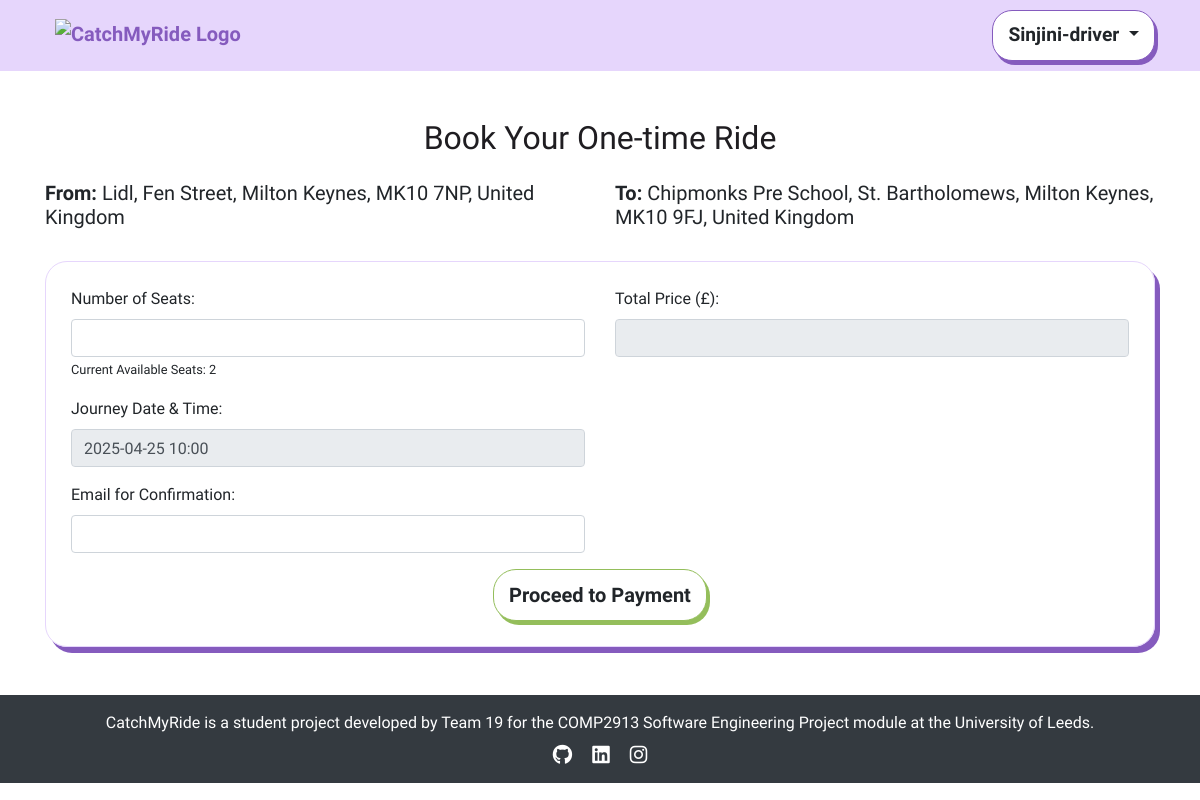
The app's page /book_onetime/1 (signed in) with its own data.
### app/models.py (models this page shows, shortened)
class User(db.Model, UserMixin):
    id = db.Column(db.Integer, primary_key=True)
    username = db.Column(db.String(100), unique=True, nullable=False)
    email = db.Column(db.String(150), unique=True, nullable=False)
    password_hash = db.Column(db.String(200), nullable=False)
    is_active = db.Column(db.Boolean, default=True) # to check if the user activation (user authentication)
    is_manager = db.Column(db.Boolean, default=False)
    published_rides = db.relationship('publish_ride', backref='driver', lazy=True)
    booked_rides = db.relationship('publish_ride', secondary=passenger_rides, backref='passengers')

class publish_ride(db.Model):
    id = db.Column(db.Integer, primary_key=True)
    driver_id = db.Column(db.Integer, db.ForeignKey('user.id'), nullable=False)
    driver_name = db.Column(db.String(100), nullable=False)  # Added Driver Name
    from_location = db.Column(db.String(200), nullable=False)
    to_location = db.Column(db.String(200), nullable=False)
    date_time = db.Column(db.DateTime, nullable=True)  # Now optional
    available_seats_per_date = db.Column(db.JSON, nullable=True)
    price_per_seat = db.Column(db.Float, nullable=False)
    category = db.Column(db.String(50), nullable=False)
    recurrence_dates = db.Column(db.String(255), nullable=True)
    commute_times = db.Column(db.String(255), nullable=True)  # Stores commute time slots
    is_available = db.Column(db.Boolean, default=True)
    status = db.Column(db.String(20), default="Booked")

### app/views.py (the view, shortened to what this page needs)
@app.route('/book_onetime/<int:ride_id>', methods=['GET', 'POST'])
@login_required
def book_onetime(ride_id):
    if not current_user.is_authenticated:
        return jsonify({"error": "You need to log in before booking a ride."}), 403
    ride = publish_ride.query.filter_by(id=ride_id).first()
    db.session.refresh(ride)
    seat_tracking = json.loads(ride.available_seats_per_date) if ride.available_seats_per_date else {}
    available_dates = []
    selected_date = request.args.get("selected_date") or request.form.get("selected_date")
    if not selected_date:
        if ride.category == "one-time":
            selected_date = ride.date_time.strftime("%Y-%m-%d")
        elif available_dates:
            selected_date = available_dates[0]
        else:
            selected_date = ""
    selected_date = selected_date.strip()
    current_available_seats = seat_tracking.get(selected_date, 0)
    return render_template(
        'book_onetime.html',
        ride=ride,
        available_dates=available_dates,
        seat_tracking=seat_tracking,
        current_available_seats=current_available_seats,
        seat_data=seat_tracking,
        selected_date=selected_date,
        user=current_user
    )

### app/views.py (called while the page is built)
@app.before_request
def check_redirect_after_login():
    if 'redirect_after_login' in session and current_user.is_authenticated:
        redirect_path = session.pop('redirect_after_login')
        return redirect(redirect_path)

@login_manager.user_loader
def load_user(user_id):
    return User.query.get(int(user_id))

@app.context_processor
def inject_user():
    return dict(user=current_user)

### app/templates/book_onetime.html (shortened to what this page needs)
{% extends "base.html" %}
{% block content %}
<div class="container mt-5">
    <h2 class="text-center mb-4">Book Your One-time Ride</h2>
    <div class="row mb-4">
        <div class="col-md-6">
            <h5><strong>From:</strong> {{ ride.from_location }}</h5>
        </div>
        <div class="col-md-6">
            <h5><strong>To:</strong> {{ ride.to_location }}</h5>
        </div>
    </div>
    <form method="POST" action="{{ url_for('book_onetime', ride_id=ride.id) }}" class="custom-form">
        <div class="row mb-3">
            <div class="col-md-6">
                <label for="seats" class="form-label">Number of Seats:</label>
                <input type="number" class="form-control" id="seats" name="seats"
                    min="1" max="{{ ride.available_seats }}" required>
                    <small>Current Available Seats:
                        <span id="availableSeats">
                            {% if ride.category == "one-time" %}
                                {{ seat_data.get(ride.date_time.strftime('%Y-%m-%d'), 0) }}
                            {% else %}
                                0
                            {% endif %}
                        </span>
                    </small>
            </div>
            <div class="col-md-6">
                <label for="total_price" class="form-label">Total Price (£):</label>
                <input type="text" class="form-control" id="total_price" name="total_price" readonly>
            </div>
        </div>
        <div class="row mb-3">
            <div class="col-md-6">
                <label for="ride_date" class="form-label">Journey Date & Time:</label>
                <input type="text" class="form-control" value="{{ ride.date_time.strftime('%Y-%m-%d %H:%M') }}" readonly>
            </div>
        </div>
        <div class="row mb-3">
            <div class="col-md-6">
                <label for="email" class="form-label">Email for Confirmation:</label>
                <input type="email" class="form-control" id="email" name="email" required>
            </div>
        </div>
        <div class="text-center">
            <button type="submit" id="proceedToPayment" class="btn btn-base btn-green btn-lg">
                Proceed to Payment
            </button>
        </div>
    </form>
</div>
{% endblock %}

### app/templates/base.html (shortened to what this page needs)
<!DOCTYPE html>
<html lang="en">
<head>
    <link rel="stylesheet" href="https://stackpath.bootstrapcdn.com/bootstrap/4.2.1/css/bootstrap.min.css">
    <link rel="stylesheet" href="{{ url_for('static', filename='style.css') }}">
    <link rel="stylesheet" href="https://cdnjs.cloudflare.com/ajax/libs/font-awesome/6.0.0-beta3/css/all.min.css">
    <link href='https://unpkg.com/boxicons@2.1.4/css/boxicons.min.css' rel='stylesheet'>
    <link rel="stylesheet" href="https://cdn.jsdelivr.net/npm/flatpickr/dist/flatpickr.min.css">
    <link rel="stylesheet" href="https://unpkg.com/leaflet/dist/leaflet.css" />
    <link rel="stylesheet" href="https://unpkg.com/leaflet.markercluster/dist/MarkerCluster.css" />
    <link rel="stylesheet" href="https://unpkg.com/leaflet.markercluster/dist/MarkerCluster.Default.css" />
</head>
<body class="{% block body_class %}{% endblock %}">
    <div class="flex-wrapper">
    <nav class="navbar">
        <div class="container navbar-container d-flex align-items-baseline justify-content-between">
            <a class="navbar-brand navbar-logo" href="/" aria-label="Catch My Ride Logo" title="Go to home page">
                <img src="https://res.cloudinary.com/dpar2oaev/image/upload/v1745328859/330533dc-5ec6-4b41-a5c8-143db92afdf2.png"
                     alt="CatchMyRide Logo"
                     class="logo-img">
            </a>
            <div class="dropdown">
                {% if user.is_authenticated %}
                    <button class="btn btn-base btn-profile dropdown-toggle" type="button" id="profileDropdown" data-bs-toggle="dropdown" aria-haspopup="true" aria-expanded="false">
                        {{ user.username }}
                    </button>
                {% endif %}
            </div>
        </div>
    </nav>
    <main>
        {% block content %}{% endblock %}
    </main>
    <footer class="bg-dark text-white text-center py-3 mt-5">
        <div class="container">
            <p class="mb-0">
                CatchMyRide is a student project developed by Team 19 for the COMP2913 Software Engineering Project module at the University of Leeds.
            </p>
            <div class="social-links mt-2">
                <a href="https://github.com/COMP2913-24-25/software-engineering-project-team-19/wiki" class="text-white mx-2"><i class="fa-brands fa-github fa-lg"></i></a>
                <a href="https://www.linkedin.com/school/university-of-leeds/posts/?feedView=all" class="text-white mx-2"><i class="fa-brands fa-linkedin fa-lg"></i></a>
                <a href="https://www.instagram.com/universityofleeds/" class="text-white mx-2"><i class="fa-brands fa-instagram fa-lg"></i></a>
            </div>
        </div>
    </footer>
</body>
</html>

### app/static/style.css (style rules this page uses)
html { scroll-behavior: smooth; }
body { margin: 0; background-color: #fff; font-family: "Oxanium", serif; font-weight: 300; }
h2 { font-family: 'Shrikhand', serif; color: #1f1d21; }
i { font-size: 1.2rem; }
a { color: #855bbe; font-weight: bold; text-decoration: none; transition: color 0.3s ease-in-out; }
.navbar .container { display: flex; flex-direction: row; align-items: center; justify-content: space-between; }
.navbar { background-color: #e6d6fc; text-align: center; padding: 10px 0; }
.logo-img { height: 100px; max-height: 70px; object-fit: contain; margin-left: 10px; }
.btn-base { padding: 10px 15px; border-radius: 23px; font-weight: bold; transition: all 0.2s ease-in-out; background-color: white; color: var(--text-color); border: 1px solid var(--border-color); box-shadow: 3px 4px 0px var(--shadow-color); }
.btn-profile { --color: #1f1d21; --border-color: #855bbe; --bg-color: #e6d6fc; --shadow-color: #855bbe; font-size: 1.2rem; border-radius: 20px; }
.btn-green { --color: #1f1d21; --border-color: #94BE5B; --bg-color: #C9DEAD; --shadow-color: #94BE5B; }
.custom-form { border: 1px solid #e6d6fc; border-radius: 22px; box-shadow: 5px 6px 0px #855bbe; padding: 25px; }

### records on screen
User: username "Sinjini-driver"
publish_ride: from_location "Lidl, Fen Street, Milton Keynes, MK10 7NP, United Kingdom", to_location "Chipmonks Pre School, St. Bartholomews, Milton Keynes, MK10 9FJ, United Kingdom", get "2", date_time "2025-04-25 10:00"
